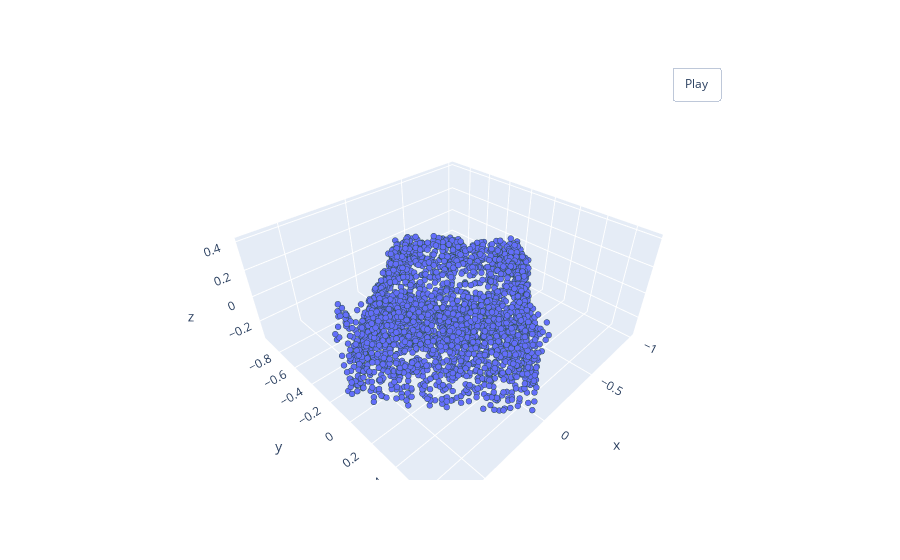

The notebook cell this image was saved under:
### Code cell
pcshow(*noisy_rot_pointcloud.T)

### Figure 1 — Plotly figure (JSON) as saved in the notebook; plotly's stock layout.template omitted (floating-point values rounded to 4 significant figures; data arrays with more than 128 entries replaced by an {"elided": "..."} marker saying what was removed)
{"data": [{"marker": {"line": {"color": "DarkSlateGrey", "width": 2}, "size": 2}, "mode": "markers", "type": "scatter3d", "x": {"elided": "3000 float values"}, "y": {"elided": "3000 float values"}, "z": {"elided": "3000 float values"}}], "layout": {"updatemenus": [{"buttons": [{"args": [null, {"frame": {"duration": 50, "redraw": true}, "fromcurrent": true, "mode": "immediate", "transition": {"duration": 0}}], "label": "Play", "method": "animate"}], "pad": {"r": 10, "t": 45}, "showactive": false, "type": "buttons", "x": 0.8, "xanchor": "left", "y": 1, "yanchor": "bottom"}]}}
